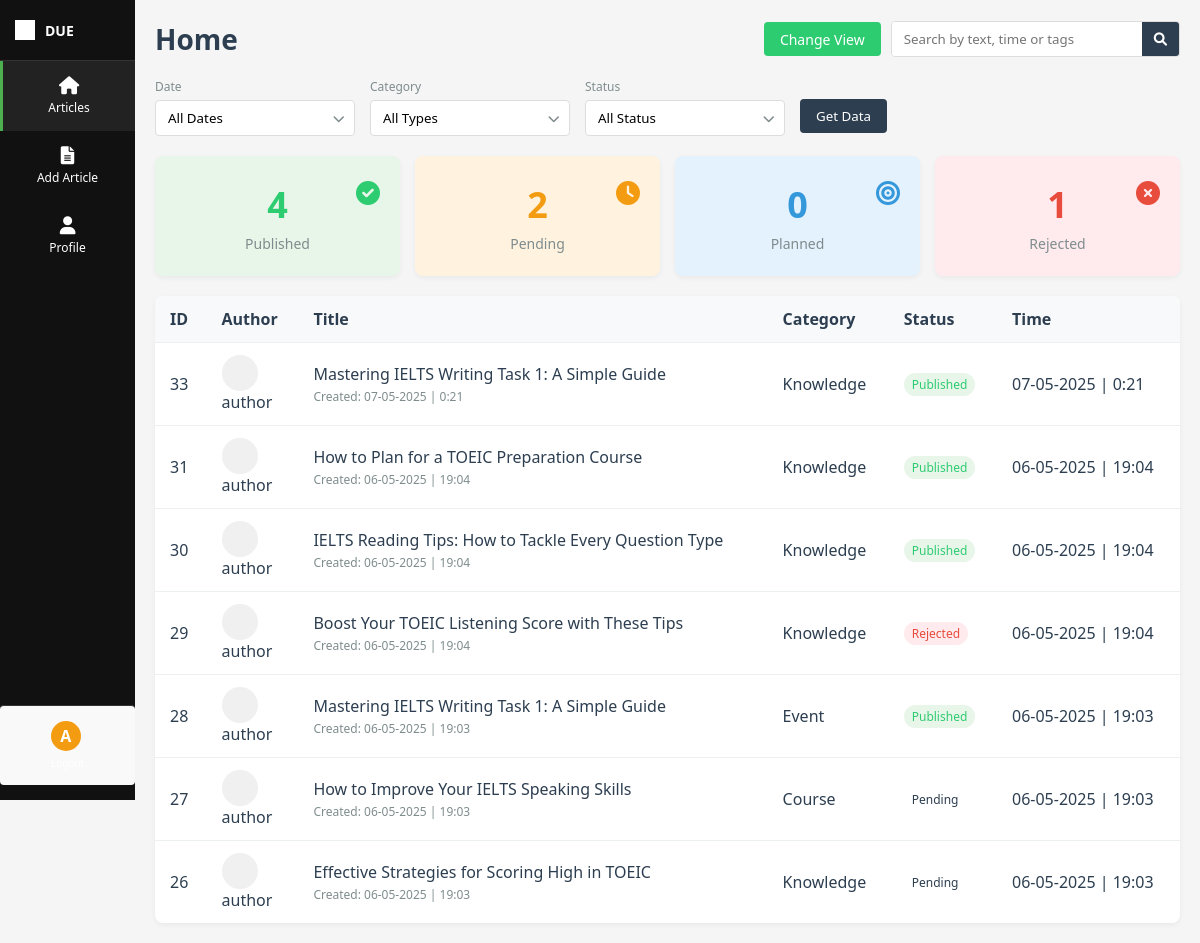
The app's page /admin-dashboard/ (signed in), older data.
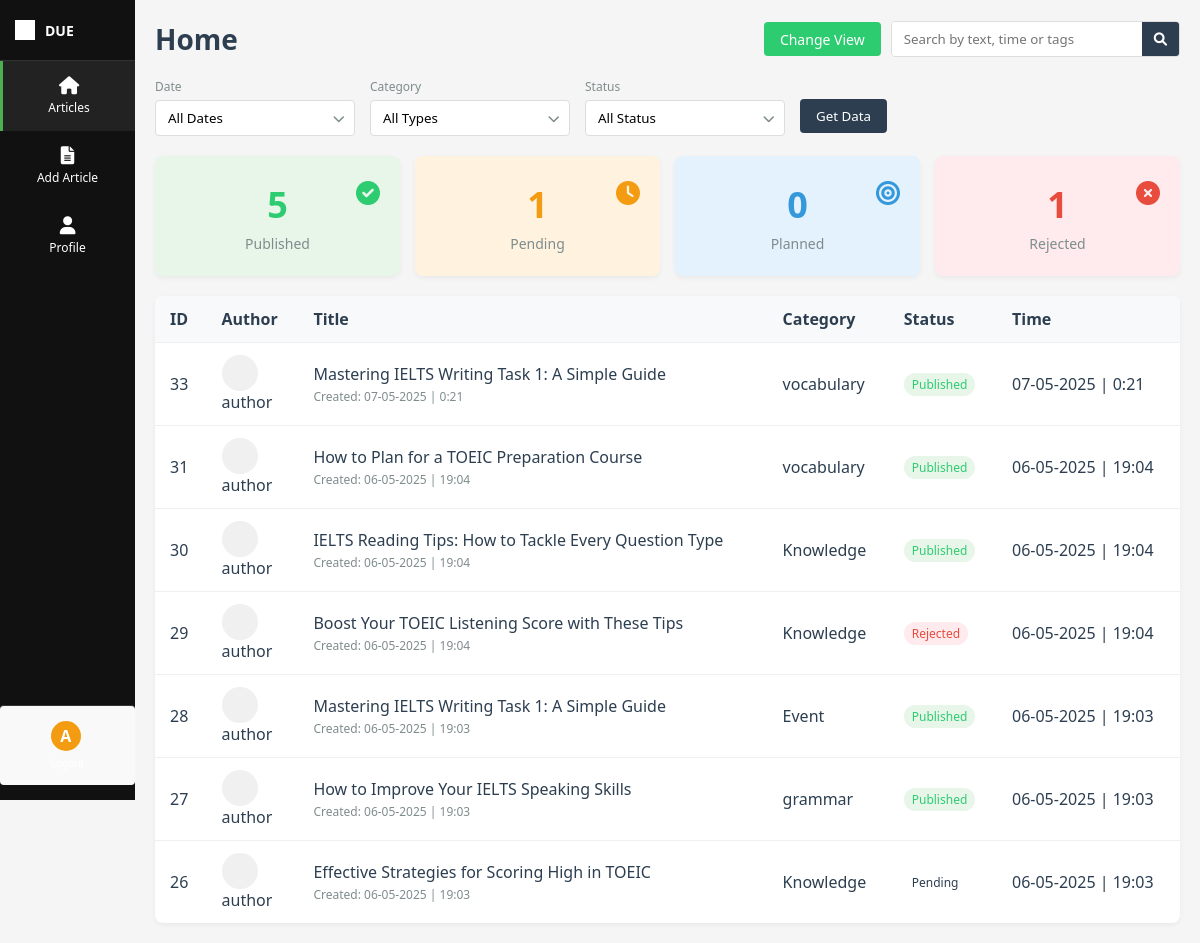
The same page, newer data.
### cms_api/models.py (models this page shows, shortened)
class Post(models.Model):
    STATUS_CHOICES = (
        ('draft', 'Draft'),
        ('pending', 'Pending'),
        ('published', 'Published'),
        ('reject', 'Rejected'),
        ('planned', 'Planned'),
    )
    title = models.CharField(max_length=200)
    content = models.TextField()
    author = models.ForeignKey(User, on_delete=models.CASCADE, related_name='posts')
    editor = models.ForeignKey(User, on_delete=models.SET_NULL, null=True, blank=True, related_name='edited_posts')
    status = models.CharField(max_length=20, choices=STATUS_CHOICES, default='draft')
    created_at = models.DateTimeField(auto_now_add=True)
    updated_at = models.DateTimeField(auto_now=True)
    published_at = models.DateTimeField(null=True, blank=True)
    categories_name = models.CharField(max_length=100, null=True, blank=True)
    tag = models.CharField(max_length=100, null=True, blank=True)
    image = models.ImageField(upload_to='post_images/', null=True, blank=True)
    file = models.FileField(upload_to='post_files/', null=True, blank=True)

class User(AbstractUser):
    ROLE_CHOICES = (
        ('admin', 'Admin'),
        ('editor', 'Editor'),
        ('author', 'Author'),
        ('user', 'User'),
        ('viewer', 'Viewer'),
    )
    role = models.CharField(max_length=20, choices=ROLE_CHOICES, default='author')
    avatar = models.ImageField(upload_to='avatars/', null=True, blank=True)
    phone_number = models.CharField(max_length=20, null=True, blank=True)
    location = models.CharField(max_length=100, null=True, blank=True)
    profile_summary = models.TextField(null=True, blank=True)
    is_online = models.BooleanField(default=False)
    last_activity = models.DateTimeField(default=timezone.now)

### cms_api/views.py (the view)
# urls.py: path('admin-dashboard/', views.home, name='home'),
@login_required(login_url='login')
def home(request):
    posts = Post.objects.all().order_by('-created_at')
    post_stats = {
        'published': Post.objects.filter(status='published').count(),
        'pending': Post.objects.filter(status__in=['pending', 'draft']).count(),
        'planned': Post.objects.filter(status='planned').count(),
        'reject': Post.objects.filter(status='reject').count(),
    }
    context = {
        'posts': posts,
        'post_stats': post_stats,
        'active_view': 'table',
    }
    return render(request, 'cms_api/home.html', context)

### cms_api/templates/cms_api/home.html (shortened to what the changed rows need)
{% extends 'cms_api/base.html' %}
{% load static %}
{% block content %}
<div class="header">
    <h1>Home</h1>
</div>
<div class="stats">
    <div class="stat-card green">
        <div class="stat-number">{{ post_stats.published }}</div>
        <div class="stat-label">Published</div>
        <div class="stat-icon"><i class="fas fa-check-circle"></i></div>
    </div>
    <div class="stat-card orange">
        <div class="stat-number">{{ post_stats.pending }}</div>
        <div class="stat-label">Pending</div>
        <div class="stat-icon"><i class="fas fa-clock"></i></div>
    </div>
</div>
<div class="table-container" id="tableView" style="display: {% if active_view == 'table' %}block{% else %}none{% endif %};">
    <table class="data-table">
        <thead>
            <tr>
                <th>ID</th>
                <th>Author</th>
                <th>Title</th>
                <th>Category</th>
                <th>Status</th>
                <th>Time</th>
            </tr>
        </thead>
        <tbody>
            {% for post in posts %}
            <tr class="article-row" data-id="{{ post.id }}">
                <td>{{ post.id }}</td>
                <td>
                    <div class="user-avatar-small"></div>
                    {{ post.author.username }}
                </td>
                <td>
                    {{ post.title }}
                    <div class="small-text">
                        Created: {{ post.created_at|date:"d-m-Y" }} | {{ post.created_at|time:"G:i" }}
                    </div>
                </td>
                <td>{{ post.categories_name }}</td>
                <td>
                    <span class="status
                        {% if post.status == 'published' %}published
                        {% elif post.status == 'pending' %}pending
                        {% elif post.status == 'draft' %}pending
                        {% elif post.status == 'planned' %}planned
                        {% elif post.status == 'reject' %}unpublished
                        {% endif %}">
                        {% if post.status == 'published' %}Published
                        {% elif post.status == 'pending' %}Pending
                        {% elif post.status == 'draft' %}Pending
                        {% elif post.status == 'planned' %}Planned
                        {% elif post.status == 'reject' %}Rejected
                        {% endif %}
                    </span>
                </td>
                <td>{{ post.created_at|date:"d-m-Y" }} | {{ post.created_at|time:"G:i" }}</td>
            </tr>
            {% empty %}
            <tr>
                <td colspan="6">No articles found.</td>
            </tr>
            {% endfor %}
        </tbody>
    </table>
</div>
{% endblock %}

Row changes from the older to the newer data that the page shows:
changed Post id 33: categories_name "Knowledge" → "vocabulary"
changed Post "How to Plan for a TOEIC Preparation Course": categories_name "Knowledge" → "vocabulary"
changed Post "How to Improve Your IELTS Speaking Skills": categories_name "Course" → "grammar"; status "Pending" → "Published"
Text that changed along with them:
{{ post_stats.published }}: "4" → "5"
{{ post_stats.pending }}: "2" → "1"
